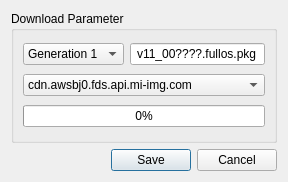
<?xml version="1.0" encoding="UTF-8"?>
<ui version="4.0">
 <class>Dialog_Download</class>
 <widget class="QDialog" name="Dialog_Download">
  <property name="geometry">
   <rect>
    <x>0</x>
    <y>0</y>
    <width>288</width>
    <height>182</height>
   </rect>
  </property>
  <property name="windowTitle">
   <string>Download Firmware</string>
  </property>
  <property name="windowIcon">
   <iconset resource="../rrcc.qrc">
    <normaloff>:/png/png/save.png</normaloff>:/png/png/save.png</iconset>
  </property>
  <layout class="QVBoxLayout" name="verticalLayout">
   <item>
    <widget class="QGroupBox" name="groupBox">
     <property name="title">
      <string>Download Parameter</string>
     </property>
     <layout class="QVBoxLayout" name="verticalLayout_2">
      <item>
       <layout class="QHBoxLayout" name="horizontalLayout_2">
        <item>
         <widget class="QComboBox" name="comboBox_model">
          <property name="toolTip">
           <string>Select Model</string>
          </property>
          <property name="currentIndex">
           <number>0</number>
          </property>
          <property name="sizeAdjustPolicy">
           <enum>QComboBox::AdjustToContents</enum>
          </property>
          <item>
           <property name="text">
            <string>Generation 1</string>
           </property>
          </item>
          <item>
           <property name="text">
            <string>Generation 2</string>
           </property>
          </item>
          <item>
           <property name="text">
            <string>Generation 3</string>
           </property>
          </item>
         </widget>
        </item>
        <item>
         <widget class="QLineEdit" name="lineEdit">
          <property name="toolTip">
           <string>Enter Firmware</string>
          </property>
          <property name="text">
           <string notr="true">v11_00????.fullos.pkg</string>
          </property>
          <property name="alignment">
           <set>Qt::AlignCenter</set>
          </property>
         </widget>
        </item>
       </layout>
      </item>
      <item>
       <widget class="QComboBox" name="comboBox_server">
        <property name="toolTip">
         <string>Select Server</string>
        </property>
        <item>
         <property name="text">
          <string notr="true">cdn.awsbj0.fds.api.mi-img.com</string>
         </property>
        </item>
        <item>
         <property name="text">
          <string notr="true">cdn.awsde0.fds.api.mi-img.com</string>
         </property>
        </item>
        <item>
         <property name="text">
          <string notr="true">cdn.cnbj0.fds.api.mi-img.com</string>
         </property>
        </item>
        <item>
         <property name="text">
          <string notr="true">cdn.cnbj2.fds.api.mi-img.com</string>
         </property>
        </item>
       </widget>
      </item>
      <item>
       <widget class="QProgressBar" name="progressBar">
        <property name="toolTip">
         <string>Download Progress</string>
        </property>
        <property name="value">
         <number>0</number>
        </property>
       </widget>
      </item>
     </layout>
    </widget>
   </item>
   <item>
    <widget class="QDialogButtonBox" name="buttonBox">
     <property name="standardButtons">
      <set>QDialogButtonBox::Cancel|QDialogButtonBox::Save</set>
     </property>
    </widget>
   </item>
  </layout>
 </widget>
 <tabstops>
  <tabstop>comboBox_model</tabstop>
  <tabstop>lineEdit</tabstop>
  <tabstop>comboBox_server</tabstop>
 </tabstops>
 <resources>
  <include location="../rrcc.qrc"/>
 </resources>
 <connections/>
</ui>
